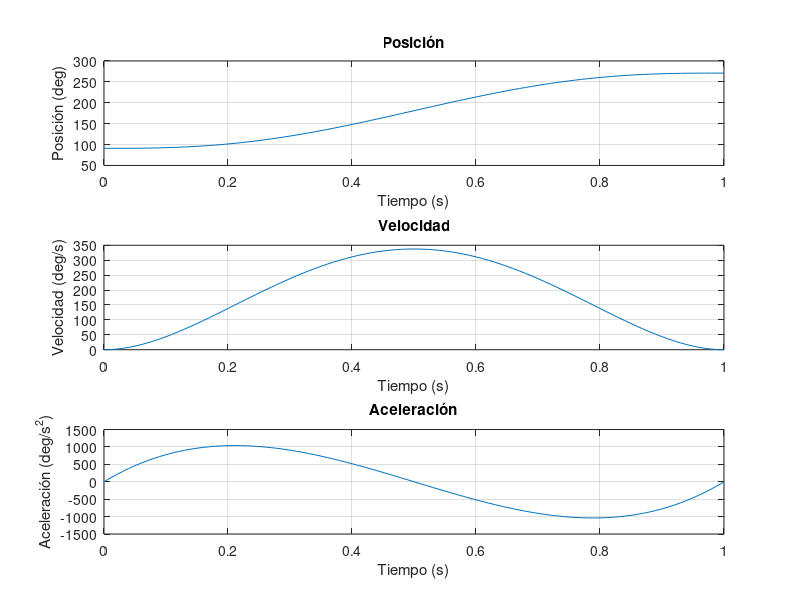

MATLAB code for this plot:
clc
clear all
close all

t=0:0.01:1;
th=91+1800*t.^3-2700*t.^4+1080*t.^5;
thp=5400*t.^2-10800*t.^3+5400*t.^4;
thpp=10800*t-32400*t.^2+21600*t.^3;

figure('Name','Posición, Velocidad y Aceleración Angular');...
	subplot(3,1,1), plot(t,th),title('Posición'),xlabel('Tiempo (s)'),...
	ylabel('Posición (deg)'),grid; subplot(3,1,2),plot(t,thp),...
	title('Velocidad'),xlabel('Tiempo (s)'),ylabel('Velocidad (deg/s)'),grid;...
	subplot(3,1,3),plot(t,thpp), title('Aceleración'),xlabel('Tiempo (s)'),...
	ylabel('Aceleración (deg/s^2)'),grid;